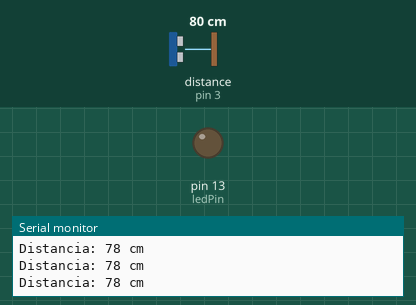
Recording of a sketch running on a simulated Arduino Uno, built with avr-gcc and run on an emulated ATmega328P. Shown: output pins drawn as LEDs (lit = HIGH), the last lines printed to the serial monitor. Wiring (inferred from the names in the program): ultrasonic range finder: trigger pin 2; echo pin 3. Inputs (shaded band) come from the test bench; at power-on: distance to the obstacle (sensor on pin 3) 80 cm. The echo pulse lasts 58.3 µs per cm; pins used as bus, display or sensor lines are not drawn.

Above: at 1.2 s.
1.3 s: distance to the obstacle (sensor on pin 3) set to 15 cm
2.8 s: distance to the obstacle (sensor on pin 3) set to 12 cm
At 3.9 s:
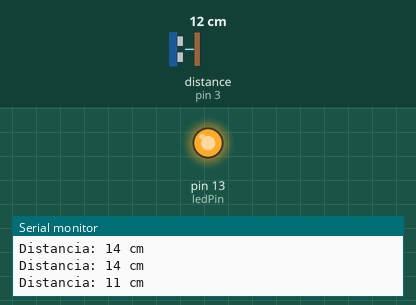
Timing chart, 0 to 9.5 s (numbered marks = the images above; inputs shaded):
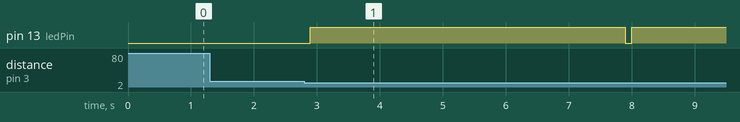

Measured:
- the behaviour switches between 14 and 13 cm on distance to the obstacle (sensor on pin 3) (found by bisection; images 0 and 1)
- after the input at 2.8 s, pin 13 (ledPin): LOW → HIGH after 0.10 s, → LOW 5.0 s later, → HIGH 0.10 s later

The sketch:

quarto.ino
```cpp
// Pinos configurados conforme a sua montagem
const int echoPin = 3;
const int trigPin = 2;
const int ledPin = 13; // Mude este número se o LED estiver em outro pino

long duration;
int distance;

void setup() {
  pinMode(trigPin, OUTPUT);
  pinMode(echoPin, INPUT);
  pinMode(ledPin, OUTPUT);

  Serial.begin(9600);
}

void loop() {
  // Dispara o pulso do sensor
  digitalWrite(trigPin, LOW);
  delayMicroseconds(2);
  digitalWrite(trigPin, HIGH);
  delayMicroseconds(10);
  digitalWrite(trigPin, LOW);

  // Lê o tempo de retorno no pino Echo
  duration = pulseIn(echoPin, HIGH);

  // Calcula a distância em centímetros
  distance = duration * 0.034 / 2;

  Serial.print("Distancia: ");
  Serial.print(distance);
  Serial.println(" cm");

  // Se o objeto estiver a menos de 13cm, acende o LED por 5 segundos
  if (distance > 0 && distance < 13) {
    digitalWrite(ledPin, HIGH); // Liga o LED
    delay(5000);                // Mantém o programa pausado com o LED aceso por 5 segundos
    digitalWrite(ledPin, LOW);  // Apaga o LED após os 5 segundos
  } else {
    digitalWrite(ledPin, LOW);  // Garante que o LED fique apagado caso não tenha movimento
  }

  // Pequena pausa antes da próxima leitura do sensor
  delay(100);
}
```
